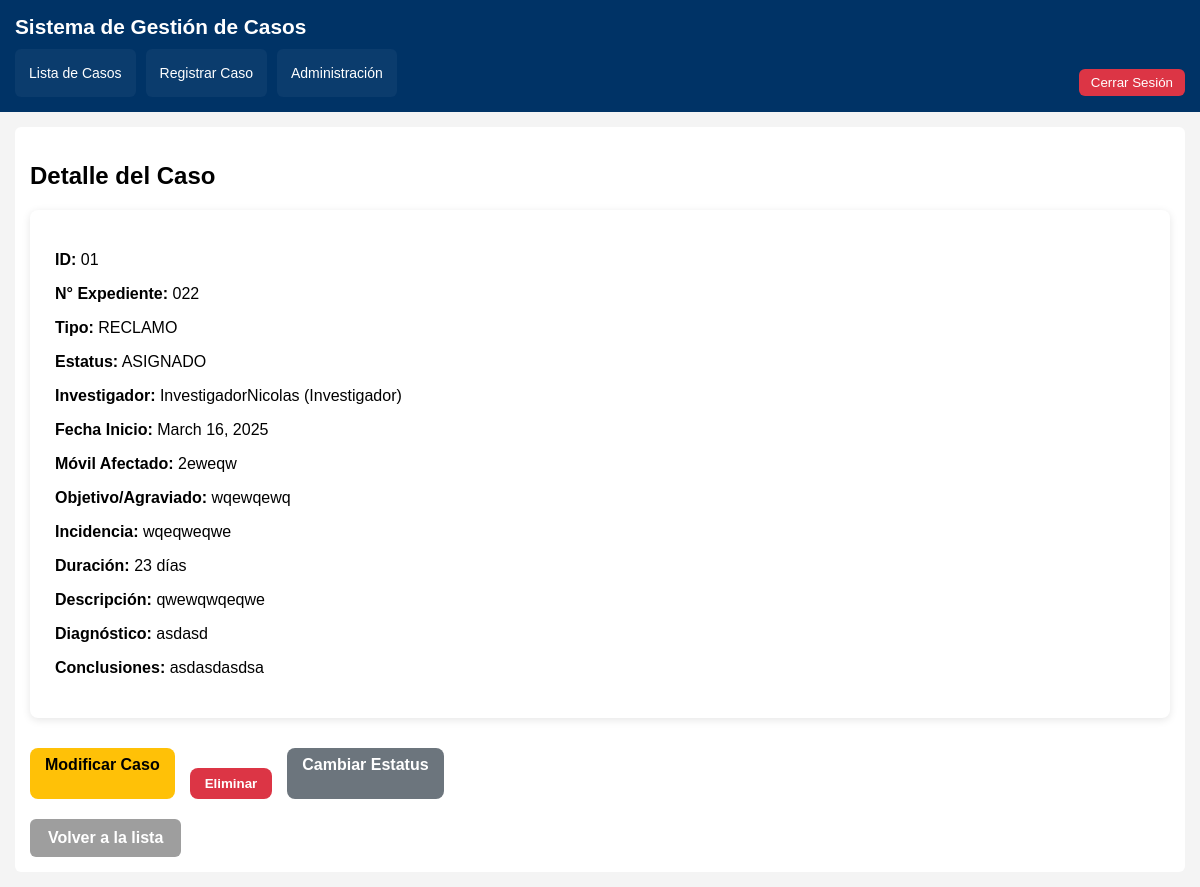
The page /casos/detalle/2/ (signed in) on the database its author committed.
### casos/models.py (models this page shows)
class Caso(models.Model):
    id_caso = models.CharField(max_length=50)
    nro_expediente = models.CharField(max_length=50)
    investigador = models.ForeignKey(
        'usuarios.Usuario',
        on_delete=models.SET_NULL,
        null=True,
        blank=True
    )
    fecha_inicio = models.DateField()
    fecha_creacion = models.DateTimeField(auto_now_add=True)
    dias = models.IntegerField()
    mes = models.CharField(max_length=20)
    movil_afectado = models.CharField(max_length=100)
    TIPOS_CASO = [
    ('GESTION', 'Gestión'),
    ('RECLAMO', 'Reclamo'),
    ('CASO', 'Caso'),
    ]
    tipo_caso = models.CharField(
        max_length=20,
        choices=TIPOS_CASO
    )
    tipo_irregularidad = models.CharField(max_length=100)
    subtipo_irregularidad = models.CharField(max_length=100)
    objetivo_agraviado = models.CharField(max_length=200)
    incidencia = models.TextField()
    duracion_dias = models.IntegerField()
    descripcion_modus_operandi = models.TextField()
    area_apoyo = models.CharField(max_length=200)
    deteccion_procedencia = models.TextField()
    diagnostico = models.TextField()
    actuaciones = models.TextField()
    conclusiones = models.TextField()
    observaciones = models.TextField()
    soporte = models.FileField(
        upload_to='soportes/',
        validators=[
            FileExtensionValidator(
                allowed_extensions=['pdf', 'jpg', 'jpeg', 'png']
            )
        ],
        blank=True,
        null=True
    )
    ESTATUS = [
        ('ABIERTO', 'Abierto'),
        ('ASIGNADO', 'Asignado'),
        ('CERRADO', 'Cerrado'),
    ]
    estatus = models.CharField(max_length=20, choices=ESTATUS)

### usuarios/models.py (models this page shows)
class Usuario(AbstractUser):
    ROLES = (
        ('ADMIN', 'Administrador'),
        ('INV', 'Investigador'),
    )
    rol = models.CharField(
        max_length=5,
        choices=ROLES,
        default='INV'
    )
    def is_admin(self):
        return self.rol == 'ADMIN' or self.is_superuser
    def is_investigador(self):
        return self.rol == 'INV'
    def __str__(self):
        return f"{self.username} ({self.get_rol_display()})"

### casos/views.py (the view)
# urls.py: path('detalle/<int:caso_id>/', views.detalle_caso, name='detalle_caso'),
@login_required
def detalle_caso(request, caso_id):
    caso = get_object_or_404(Caso, id=caso_id)
    if request.user.is_investigador() and caso.investigador != request.user:
        return redirect('listar_casos')
    return render(request, 'casos/detalle.html', {
        'caso': caso
    })

### casos/context_processors.py (called while the page is built)
def alarmas_globales(request):
    if not request.user.is_authenticated:
        return {}
    alarmas = []
    hoy = timezone.now().date()
    if request.user.is_staff:
        sin_asignar = Caso.objects.filter(estatus='Abierto').count()
        if sin_asignar > 0:
            alarmas.append(f"Hay {sin_asignar} casos sin asignar")
    casos = Caso.objects.filter(fecha_inicio__isnull=False)
    for caso in casos:
        if hasattr(caso, 'duracion_dias') and caso.fecha_inicio and caso.duracion_dias:
            fecha_limite = caso.fecha_inicio + timedelta(days=caso.duracion_dias)
            if fecha_limite < hoy:
                alarmas.append(f"El caso {caso.id_caso} está vencido")
    return {
        'alarmas': alarmas
    }

### templates/casos/detalle.html (shortened to what this page needs)
{% extends 'base.html' %}
{% block contenido %}
<h2>Detalle del Caso</h2>
<div class="detalle-container">
<p><strong>ID:</strong> {{ caso.id_caso }}</p>
<p><strong>N° Expediente:</strong> {{ caso.nro_expediente }}</p>
<p><strong>Tipo:</strong> {{ caso.tipo_caso }}</p>
<p><strong>Estatus:</strong> {{ caso.estatus }}</p>
<p><strong>Investigador:</strong> {{ caso.investigador }}</p>
<p><strong>Fecha Inicio:</strong> {{ caso.fecha_inicio }}</p>
<p><strong>Móvil Afectado:</strong> {{ caso.movil_afectado }}</p>
<p><strong>Objetivo/Agraviado:</strong> {{ caso.objetivo_agraviado }}</p>
<p><strong>Incidencia:</strong> {{ caso.incidencia }}</p>
<p><strong>Duración:</strong> {{ caso.duracion_dias }} días</p>
<p><strong>Descripción:</strong> {{ caso.descripcion_modus_operandi }}</p>
<p><strong>Diagnóstico:</strong> {{ caso.diagnostico }}</p>
<p><strong>Conclusiones:</strong> {{ caso.conclusiones }}</p>
</div>
{% if request.user.is_admin %}
<div class="acciones-detalle">
    <a href="{% url 'modificar_caso' caso.id %}" class="btn-warning">
        Modificar Caso
    </a>
    <form action="{% url 'eliminar_caso' caso.id %}" method="post" onsubmit="return confirm('¿Seguro que deseas eliminar este caso?');"
    style="display:inline;">
        <button type="submit" class="btn-danger">
            Eliminar
        </button>
    </form>
    <a href="{% url 'cambiar_estatus' caso.id %}" class="btn-secondary">
        Cambiar Estatus
    </a>
</div>
{% endif %}
<a href="{% url 'listar_casos' %}" class="btn-volver">
    Volver a la lista
</a>
{% endblock %}

### static/css/estilos.css (style rules this page uses)
* { box-sizing: border-box; }
body { font-family: Arial, sans-serif; margin: 0; background: #f4f4f4; }
form { max-width: 600px; }
button { margin-top: 20px; padding: 10px; background: #003366; color: white; border: none; border-radius: 4px; cursor: pointer; }
.detalle-container { background: white; padding: 25px; border-radius: 8px; box-shadow: 0px 2px 8px rgba(0,0,0,0.1); }
a { text-decoration: none; color: inherit; }
.acciones-detalle { margin-top: 25px; display: flex; gap: 12px; }
.btn-volver { display: inline-block; margin-top: 20px; background-color: #6c757d; padding: 8px 14px; border-radius: 6px; color: white; }
.acciones-detalle { margin-top: 30px; display: flex; gap: 15px; }
.btn-warning { background-color: #ffc107; color: black; padding: 8px 15px; border-radius: 8px; font-weight: 600; text-decoration: none; transition: 0.2s; }
.btn-danger { background-color: #dc3545; color: white; padding: 8px 15px; border-radius: 8px; font-weight: 600; text-decoration: none; }
.btn-secondary { background-color: #6c757d; color: white; padding: 8px 15px; border-radius: 8px; font-weight: 600; text-decoration: none; }
.btn-volver { display: inline-block; padding: 10px 18px; margin-top: 20px; text-decoration: none; font-weight: bold; border-radius: 6px; background-color: #9e9e9e; color: white; transition: all 0.3s ease; }

### rows shown on the page
Caso: id_caso "01", nro_expediente "022", tipo_caso "RECLAMO", estatus "ASIGNADO", investigador "InvestigadorNicolas (Investigador)", fecha_inicio "March 16, 2025", movil_afectado "2eweqw", objetivo_agraviado "wqewqewq", incidencia "wqeqweqwe", duracion_dias "23", descripcion_modus_operandi "qwewqwqeqwe", diagnostico "asdasd", conclusiones "asdasdasdsa"
